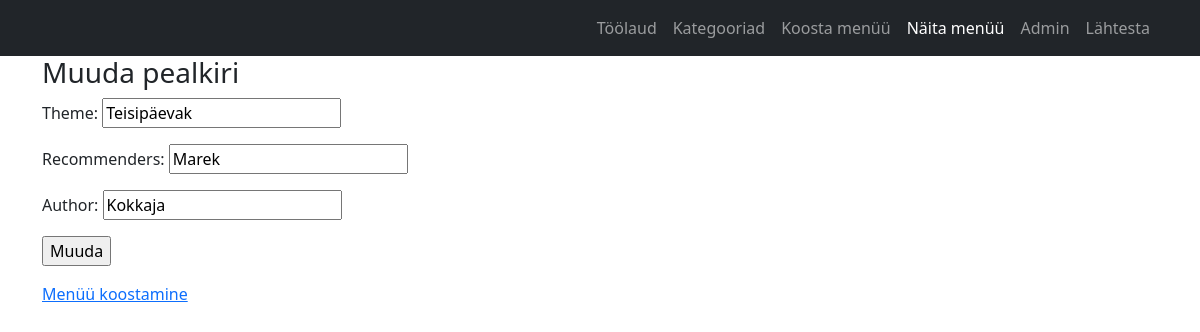
Page /bistrooapp_admin/update_theme/13 on the earlier database version.
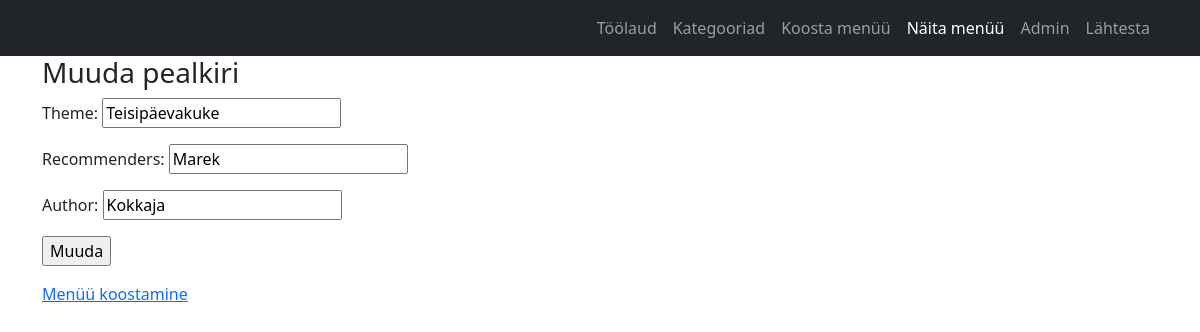
Same page on the later database version.
### bistrooapp_admin/models.py (models this page shows, shortened)
class Theme(models.Model):
    menu_date = models.DateField(unique=True)
    theme = models.CharField(max_length=255, blank=True)
    recommenders = models.CharField(max_length=255, blank=True)
    author = models.CharField(max_length=255, blank=True)
    class Meta:
        ordering = ["-menu_date"] # sorteerib kahanevalt

### bistrooapp_admin/views.py (the view)
# urls.py: path("update_theme/<int:theme_id>", views.update_theme, name="update_theme"),
def update_theme(request, theme_id):
    theme_instance = get_object_or_404(Theme, id=theme_id)
    if request.method == "POST":
        theme_up_form = ThemeUpdateForm(request.POST, instance=theme_instance)
        if theme_up_form.is_valid():
            theme_up_form.save()
            return redirect("bistrooapp_admin:menuu_list")
    else:
        theme_up_form = ThemeUpdateForm(instance=theme_instance)
    print("UPDATE THEME THEME ID", theme_id)
    return render(request,"bistrooapp_admin/theme_update.html", {"theme_up_form": theme_up_form, "theme_id": theme_id})

### bistrooapp_admin/forms.py
class ThemeUpdateForm(forms.ModelForm):
    class Meta:
        model = Theme
        fields = ["theme", "recommenders", "author"]

### bistrooapp_admin/templates/bistrooapp_admin/theme_update.html (shortened to what this page needs)
{% extends "base_admin.html" %}
{% block content %}
    <div>
    <h3>Muuda pealkiri</h3>
        <form method="post" action={% url "bistrooapp_admin:update_theme" theme_id=theme_id %}>
            {{ theme_up_form.as_p }}
            <input type="submit" value="Muuda">
        </form>
    <p><a href="{% url "bistrooapp_admin:menuu_list" %}">Menüü koostamine</a></p>
    </div>
{% endblock %}

Differences in the rows shown:
changed Theme "Marek": theme "Teisipäevak" → "Teisipäevakuke"
